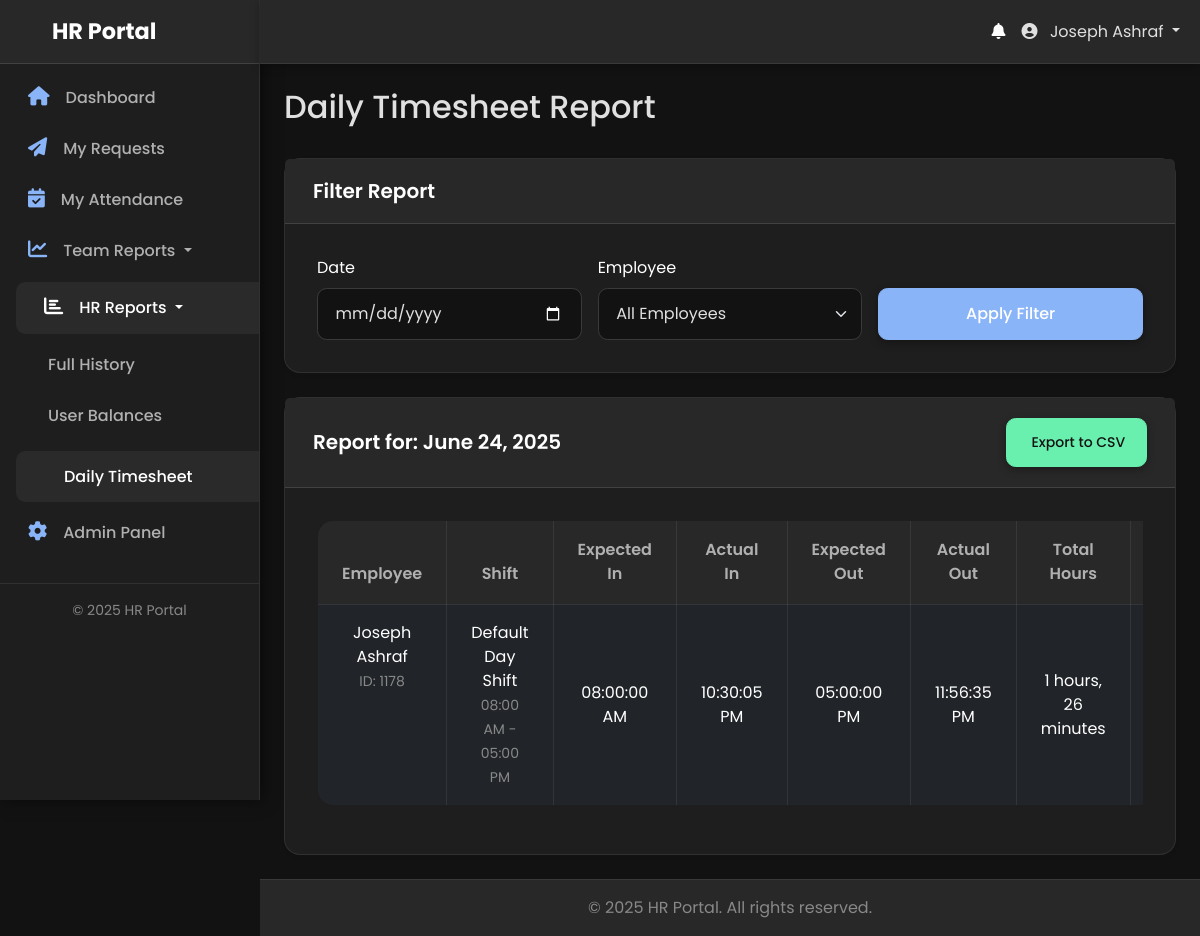
The page /reports/timesheet.php?filter_date=2025-06-24 22:30:05 (signed in) on the database its author committed.
### tables this page shows
CREATE TABLE `users` (
  `id` int(11) NOT NULL,
  `employee_code` varchar(50) DEFAULT NULL,
  `full_name` varchar(255) NOT NULL,
  `email` varchar(255) NOT NULL,
  `password` varchar(255) NOT NULL,
  `contact_number` varchar(20) DEFAULT NULL,
  `emergency_contact_name` varchar(255) DEFAULT NULL,
  `emergency_contact_number` varchar(20) DEFAULT NULL,
  `role` enum('user','manager','hr','hr_manager','admin') NOT NULL DEFAULT 'user',
  `shift_id` int(11) DEFAULT NULL,
  `department_id` int(11) DEFAULT NULL,
  `direct_manager_id` int(11) DEFAULT NULL,
  `is_active` tinyint(1) NOT NULL DEFAULT 1,
  `must_change_password` tinyint(1) NOT NULL DEFAULT 0,
  `last_login_at` datetime DEFAULT NULL,
  `created_at` timestamp NOT NULL DEFAULT current_timestamp(),
  `updated_at` timestamp NOT NULL DEFAULT current_timestamp() ON UPDATE current_timestamp()
);

CREATE TABLE `shifts` (
  `id` int(11) NOT NULL,
  `shift_name` varchar(100) NOT NULL,
  `start_time` time NOT NULL,
  `end_time` time NOT NULL,
  `break_start_time` time DEFAULT NULL,
  `break_end_time` time DEFAULT NULL,
  `grace_in_minutes` int(11) NOT NULL DEFAULT 0,
  `grace_out_minutes` int(11) NOT NULL DEFAULT 0,
  `is_night_shift` tinyint(1) NOT NULL DEFAULT 0,
  `created_at` timestamp NOT NULL DEFAULT current_timestamp(),
  `updated_at` timestamp NOT NULL DEFAULT current_timestamp() ON UPDATE current_timestamp()
);

### reports/timesheet.php (the view, shortened to what this page needs)
<?php
require_once __DIR__ . '/../app/bootstrap.php';
$filter_date = $_GET['filter_date'] ?? date('Y-m-d');
$params = [':filter_date' => $filter_date];
$where_clauses = ["DATE(al.punch_time) = :filter_date"];
$where_sql = "WHERE " . implode(' AND ', $where_clauses);
$sql = "
    SELECT
        u.id as user_id,
        u.full_name,
        u.employee_code,
        DATE(al.punch_time) as attendance_date,
        s.shift_name,
        s.start_time AS shift_start_time,
        s.end_time AS shift_end_time,
        s.is_night_shift,
        s.grace_in_minutes,
        s.grace_out_minutes,
        MIN(CASE WHEN al.punch_state = 0 THEN al.punch_time END) as first_in,
        MAX(CASE WHEN al.punch_state = 1 THEN al.punch_time END) as last_out,
        -- FIXED: Use shift start and end times directly for expected times
        s.start_time as expected_first_in,
        s.end_time as expected_last_out,
        GROUP_CONCAT(DISTINCT al.violation_type ORDER BY al.violation_type ASC SEPARATOR ', ') as daily_violations
    FROM
        attendance_logs al
    JOIN
        users u ON al.employee_code = u.employee_code
    LEFT JOIN
        shifts s ON u.shift_id = s.id
    {$where_sql}
    GROUP BY
        u.id, u.full_name, u.employee_code, attendance_date, s.shift_name, s.start_time, s.end_time, s.is_night_shift, s.grace_in_minutes, s.grace_out_minutes
    ORDER BY
        u.full_name ASC
";
$stmt = $pdo->prepare($sql);
$stmt->execute($params);
$timesheet_data = $stmt->fetchAll(PDO::FETCH_ASSOC);
include __DIR__ . '/../app/templates/header.php';
?>
<div class="d-flex justify-content-between align-items-center mb-4">
    <h1 class="h2">Daily Timesheet Report</h1>
</div>
<div class="card shadow-sm mb-4">
    <div class="card-header"><h2 class="h5 mb-0">Filter Report</h2></div>
    <div class="card-body">
        <form action="timesheet.php" method="GET" class="row g-3">
            <div class="col-md-4">
                <label for="filter_date" class="form-label">Date</label>
                <input type="date" class="form-control" id="filter_date" name="filter_date" value="<?= htmlspecialchars($filter_date) ?>">
            </div>
            <div class="col-md-4">
                <label for="user_id" class="form-label">Employee</label>
                <select class="form-select" id="user_id" name="user_id">
                    <option value="">All Employees</option>
                </select>
            </div>
            <div class="col-md-4 d-flex align-items-end">
                <button type="submit" class="btn btn-primary w-100">Apply Filter</button>
            </div>
        </form>
    </div>
</div>
<div class="card shadow-sm">
    <div class="card-header d-flex justify-content-between align-items-center">
        <h2 class="h5 mb-0">Report for: <?= htmlspecialchars(date('F j, Y', strtotime($filter_date))) ?></h2>
        <a href="?<?= http_build_query(array_merge($_GET, ['export' => 'csv'])) ?>" class="btn btn-sm btn-success">
            <i class="bi bi-download me-1"></i> Export to CSV
        </a>
    </div>
    <div class="card-body">
        <div class="table-responsive">
            <table class="table table-bordered table-hover">
                <thead class="table-light text-center">
                    <tr>
                        <th>Employee</th>
                        <th>Shift</th>
                        <th>Expected In</th>
                        <th>Actual In</th>
                        <th>Expected Out</th>
                        <th>Actual Out</th>
                        <th>Total Hours</th>
                        <th>Violations</th>
                    </tr>
                </thead>
                <tbody class="text-center">
                    <?php if (empty($timesheet_data)): ?>
                        <tr><td colspan="8" class="text-center text-muted p-4">No attendance data found for the selected criteria.</td></tr>
                    <?php else: ?>
                        <?php foreach ($timesheet_data as $row): ?>
                            <tr>
                                <td>
                                    <?= htmlspecialchars($row['full_name']) ?><br>
                                    <small class="text-muted">ID: <?= htmlspecialchars($row['employee_code']) ?></small>
                                </td>
                                <td>
                                    <?= htmlspecialchars($row['shift_name'] ?? 'N/A') ?>
                                    <?php if (isset($row['shift_start_time']) && isset($row['shift_end_time'])): ?>
                                        <br><small class="text-muted"><?= htmlspecialchars(date('h:i A', strtotime($row['shift_start_time']))) ?> - <?= htmlspecialchars(date('h:i A', strtotime($row['shift_end_time']))) ?></small>
                                    <?php endif; ?>
                                </td>
                                <td class="align-middle">
                                    <?= $row['expected_first_in'] ? date('h:i:s A', strtotime($row['expected_first_in'])) : '<span class="text-muted">--</span>' ?>
                                </td>
                                <td class="align-middle">
                                    <?= $row['first_in'] ? date('h:i:s A', strtotime($row['first_in'])) : '<span class="text-muted">--</span>' ?>
                                </td>
                                <td class="align-middle">
                                    <?= $row['expected_last_out'] ? date('h:i:s A', strtotime($row['expected_last_out'])) : '<span class="text-muted">--</span>' ?>
                                </td>
                                <td class="align-middle">
                                    <?= $row['last_out'] ? date('h:i:s A', strtotime($row['last_out'])) : '<span class="text-muted">--</span>' ?>
                                </td>
                                <td class="align-middle">
                                    <?php
                                    if ($row['first_in'] && $row['last_out']) {
                                        $first_in_dt = new DateTime($row['first_in']);
                                        $last_out_dt = new DateTime($row['last_out']);
                                        $interval = $first_in_dt->diff($last_out_dt);
                                        echo $interval->format('%h hours, %i minutes');
                                    } else {
                                        echo '<span class="badge bg-warning text-dark">Incomplete</span>';
                                    }
                                    ?>
                                </td>
                                <td class="align-middle">
                                </td>
                            </tr>
                        <?php endforeach; ?>
                    <?php endif; ?>
                </tbody>
            </table>
        </div>
    </div>
</div>
<?php
include __DIR__ . '/../app/templates/footer.php';
?>

### css/style.css (style rules this page uses)
* { box-sizing: border-box; }
html, body { height: 100%; margin: 0; padding: 0; overflow-x: hidden; background-color: #121212; color: #e0e0e0; font-family: 'Poppins', sans-serif; background-image: radial-gradient(circle at top left, rgba(138, 180, 248, 0.05) 0%, transparent 30%), radial-gradient(circle at bottom right, rgba(105, 240, 174, 0.05) 0%, transparent 30%); background-size: 100% 100%; background-repeat: no-repeat; }
a { color: #8ab4f8; text-decoration: none; transition: color 0.3s ease, transform 0.1s ease-out; }
.card { border: 1px solid rgba(255, 255, 255, 0.08); border-radius: 1rem; background-color: #1e1e1e; box-shadow: 0 10px 30px rgba(0, 0, 0, 0.5); transition: transform 0.2s ease-out, box-shadow 0.2s ease-out; position: relative; z-index: 1; }
.card-header { background-color: #282828; border-bottom: 1px solid rgba(255, 255, 255, 0.12); color: #ffffff; font-weight: 600; padding: 1.25rem 1.75rem; border-top-left-radius: 1rem; border-top-right-radius: 1rem; }
.card-header h2, .card-header h5 { color: #ffffff; font-weight: 600; white-space: normal; word-break: break-word; }
.card-body { padding: 2rem; }
.form-label { color: #ffffff; }
.form-control, .form-select { border-radius: 0.6rem; border: 1px solid #3a3a3a; background-color: #121212; color: #e0e0e0; padding: 0.8rem 1.1rem; transition: border-color 0.2s ease, box-shadow 0.2s ease; }
.form-control::placeholder { color: #a0a0a0; opacity: 1; }
.btn { border-radius: 0.6rem; font-weight: 500; padding: 0.8rem 1.3rem; transition: all 0.3s ease-in-out, box-shadow 0.2s ease-out; box-shadow: 0 3px 8px rgba(0, 0, 0, 0.3); cursor: pointer; }
.btn-primary { background-color: #8ab4f8; border-color: #8ab4f8; color: #ffffff; }
.btn-success { background-color: #69f0ae; border-color: #69f0ae; color: #121212; }
.table { border-radius: 1rem; overflow: hidden; background-color: #1e1e1e; color: #e0e0e0; border: 1px solid rgba(255, 255, 255, 0.08); }
.table thead th { background-color: #282828; color: #b0b0b0; border-bottom: 1px solid rgba(255, 255, 255, 0.12); padding: 1.1rem 1.5rem; font-weight: 600; }
.table tbody td { border-color: rgba(255, 255, 255, 0.06); padding: 1rem 1.5rem; }
.text-muted { color: #888888 !important; }
.table.table-bordered { border-color: rgba(255, 255, 255, 0.08); }
.table.table-bordered th, .table.table-bordered td { border-color: rgba(255, 255, 255, 0.08); }

### rows shown on the page
users: full_name "Joseph Ashraf", employee_code "1178", shift.shift_name "Default Day Shift", shift.start_time "08:00 AM", shift.end_time "05:00 PM", shift.start_time "08:00:00 AM", first_in "10:30:05 PM", shift.end_time "05:00:00 PM", last_out "11:56:35 PM", format "1 hours, 26 minutes"

### other values the page prints
SITE_NAME "HR Portal"
$_SESSION['full_name'] "Joseph Ashraf"
date('F j, Y', strtotime($filter_date)) "June 24, 2025"
